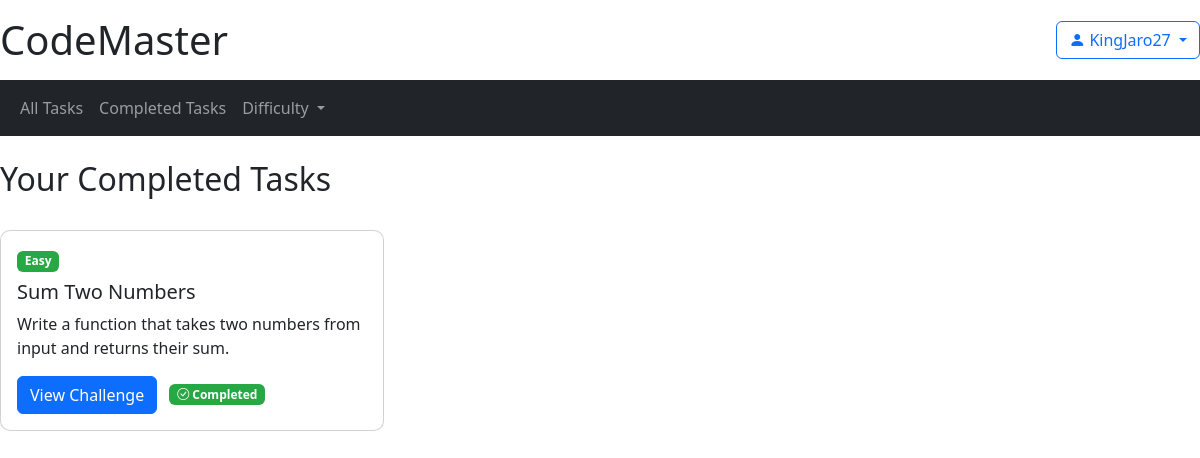
Page /completed (signed in) on the committed database.
### main_alc.py (models this page shows)
class Task(db.Model):
    __tablename__ = "tasks"
    id = db.Column(db.Integer, primary_key=True)
    title = db.Column(db.String(120), nullable=False)
    description = db.Column(db.Text, nullable=False)
    difficulty = db.Column(db.String(50), nullable=False)
    test_cases = db.relationship("TestCase", backref="task", lazy=True)
    user_progress = db.relationship("UserProgress", backref="task", lazy=True)

### main_alc.py (the view)
@app.route("/completed")
def completed_tasks():
    difficulty = request.args.get('difficulty', None)
    if "user_id" not in session:
        flash("Please login to view completed tasks", "danger")
        return redirect(url_for("login"))
    query = db.session.query(Task).join(UserProgress).filter(
        UserProgress.user_id == session["user_id"],
        UserProgress.completed == True
    )
    if difficulty in ['Easy', 'Medium', 'Hard']:
        query = query.filter(Task.difficulty == difficulty)
    tasks = query.all()
    return render_template(
        "completed.html",
        logged_in=True,
        username=session.get("username"),
        tasks=tasks,
        current_difficulty=difficulty
    )

### templates/completed.html (shortened to what this page needs)
{% extends "base.html" %}
{% block content %}
<div class="row mb-4">
    <div class="col">
        <h2>Your Completed Tasks</h2>
    </div>
</div>
<div class="row row-cols-1 row-cols-md-3 g-4">
    {% for task in tasks %}
    <div class="col">
        <div class="card h-100">
            <div class="card-body">
                <span class="badge {% if task.difficulty == 'Easy' %}bg-success
                 {% elif task.difficulty == 'Medium' %}bg-warning
                 {% elif task.difficulty == 'Hard' %}bg-danger
                 {% elif task.difficulty == 'Beserk' %}bg-beserk
                 {% endif %} mb-2">
                    {{ task.difficulty }}
                </span>
                <h5 class="card-title">{{ task.title }}</h5>
                <p class="card-text">{{ task.description }}</p>
                <a href="{{ url_for('view_task', task_id=task.id) }}" class="btn btn-primary">View Challenge</a>
                <span class="badge bg-success ms-2"><i class="bi bi-check-circle"></i> Completed</span>
            </div>
        </div>
    </div>
    {% else %}
    <div class="col-12">
        <div class="alert alert-warning">
            You haven't completed any tasks yet. Start coding!
        </div>
    </div>
    {% endfor %}
</div>
{% endblock %}

### static/style.css (style rules this page uses)
.card { border-radius: 10px; overflow: hidden; transition: transform 0.3s ease, box-shadow 0.3s ease; }
.badge.bg-success { background-color: #28a745 !important; }
body { margin: 0; padding: 0; overflow-x: hidden; }

### rows in the picture
Task: difficulty "Easy", title "Sum Two Numbers", description "Write a function that takes two numbers from input and returns their sum."

### other values in the picture
{{ username }} "KingJaro27"
